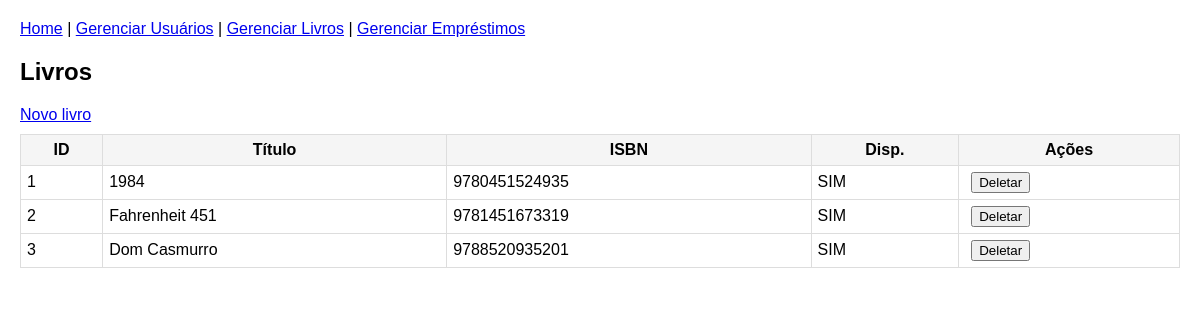
The page /web/livros on the database as committed earlier.
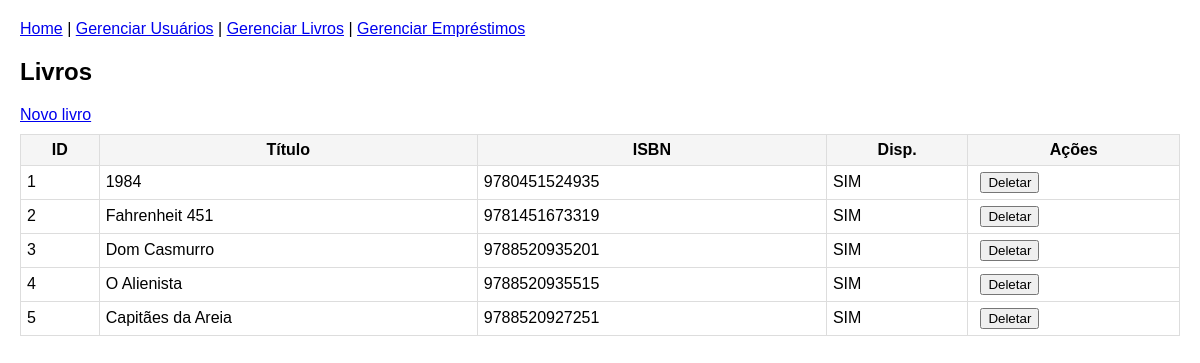
The same page on the database as committed later.
### db/modelos.py (models this page shows)
class Livro(SQLModel, table=True):
    id: Optional[int] = Field(default=None, primary_key=True)
    titulo: str
    isbn: str
    disponivel: bool = True
    emprestimos: List["Emprestimo"] = Relationship(back_populates="livro")

### server/web_ui.py (the view)
@router.get("/livros")
@router.get("/livros")
def web_list_livros(request: Request, q: str | None = None, sessao: Session = Depends(obter_sessao)):
    resultado = sessao.exec(select(Livro)) if hasattr(sessao, 'exec') else sessao.query(Livro)
    livros = [r[0] if not isinstance(r, Livro) else r for r in resultado]
    if q:
        livros = [l for l in livros if q.lower() in l.titulo.lower()]
    livros_dict = [
        {
            "id": l.id,
            "titulo": l.titulo,
            "isbn": l.isbn,
            "disponivel": l.disponivel,
        }
        for l in livros
    ]
    return templates.TemplateResponse(
        "livros_list.html",
        {"request": request, "livros": livros_dict},
    )

### server/templates/livros_list.html
{% extends "base.html" %}
{% block content %}
  <h2>Livros</h2>
  <a href="/web/livros/novo">Novo livro</a>
  <table>
    <thead><tr><th>ID</th><th>Título</th><th>ISBN</th><th>Disp.</th><th>Ações</th></tr></thead>
    <tbody>
      {% for l in livros %}
      <tr>
        <td>{{ l.id }}</td>
        <td>{{ l.titulo }}</td>
        <td>{{ l.isbn }}</td>
        <td>{{ 'SIM' if l.disponivel else 'NÃO' }}</td>
        <td>
          <form method="post" action="/web/livros/{{ l.id }}/deletar" style="display:inline">
            <button type="submit">Deletar</button>
          </form>
        </td>
      </tr>
      {% endfor %}
    </tbody>
  </table>
{% endblock %}

### server/templates/base.html (shortened to what this page needs)
<!doctype html>
<html>
<head>
  <link rel="stylesheet" href="/static/style.css">
</head>
<body>
  <nav>
    <a href="/web">Home</a> |
    <a href="/web/usuarios">Gerenciar Usuários</a> |
    <a href="/web/livros">Gerenciar Livros</a> |
    <a href="/web/emprestimos">Gerenciar Empréstimos</a>
  </nav>
  <main>
    {% block content %}{% endblock %}
  </main>
</body>
</html>

### server/static/style.css (style rules this page uses)
body { font-family: Arial, sans-serif; margin: 20px; }
nav { margin-bottom: 10px; }
table { width: 100%; border-collapse: collapse; margin-top: 10px; }
th, td { border: 1px solid #ddd; padding: 6px; }
th { background: #f5f5f5; }
form { margin: 8px 0; }
button { margin-left: 6px; }

Rows that differ between the two databases and show on the page:
added Livro: id "4", titulo "O Alienista", isbn "9788520935515", disponivel "SIM"
added Livro: id "5", titulo "Capitães da Areia", isbn "9788520927251", disponivel "SIM"
